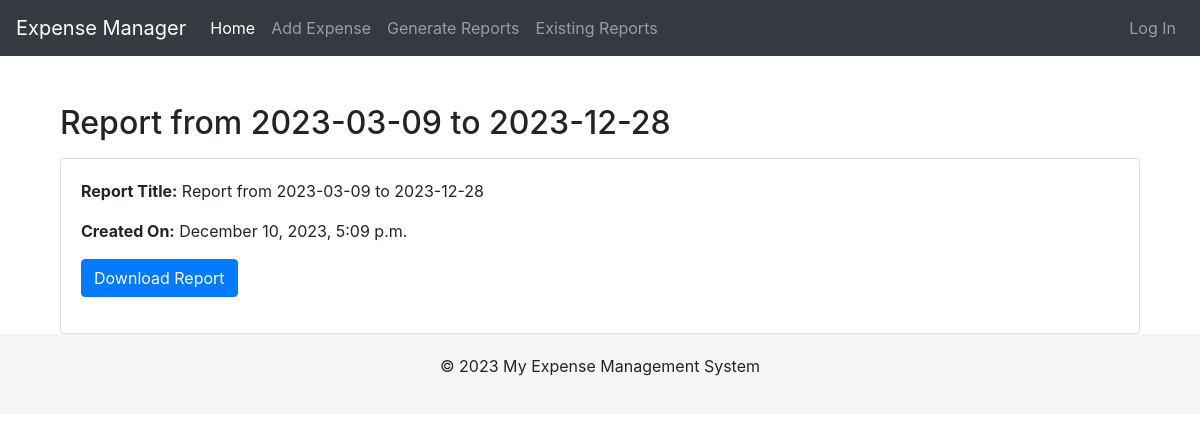
Screenshot of /report/1/ with the database file from the repository.
### expenses/models.py (models this page shows, shortened)
class Report(models.Model):
    user = models.ForeignKey(User, on_delete=models.CASCADE)
    title = models.CharField(max_length=100)
    created_date = models.DateTimeField(auto_now_add=True)
    report_file = models.FileField(upload_to='reports/', blank=True, null=True)
    unique_id = models.UUIDField(default=uuid.uuid4, editable=False, unique=True)

### expenses/views.py (the view)
# urls.py: path('report/<int:report_id>/', report_detail, name='report_detail'),
def report_detail(request, report_id):
    report = get_object_or_404(Report, pk=report_id)
    return render(request, 'expenses/report_detail.html', {'report': report})

### expenses/templates/expenses/report_detail.html
{% extends 'base.html' %}
{% block content %}
<div class="container mt-4">
    <h2 class="mb-3">{{ report.title }}</h2>
    <div class="card">
        <div class="card-body">
            <p><strong>Report Title:</strong> {{ report.title }}</p>
            <p><strong>Created On:</strong> {{ report.created_date|date:"F j, Y, P" }}</p>
            {% if report.report_file %}
                <p><a href="{{ report.report_file.url }}" class="btn btn-primary">Download Report</a></p>
            {% else %}
                <p>No file attached to this report.</p>
            {% endif %}
        </div>
    </div>
</div>
{% endblock %}

### templates/base.html (style rules this page uses)
body { padding-top: 5rem; }

### rows the page displays
Report: title "Report from 2023-03-09 to 2023-12-28", created_date "December 10, 2023, 5:09 p.m."
